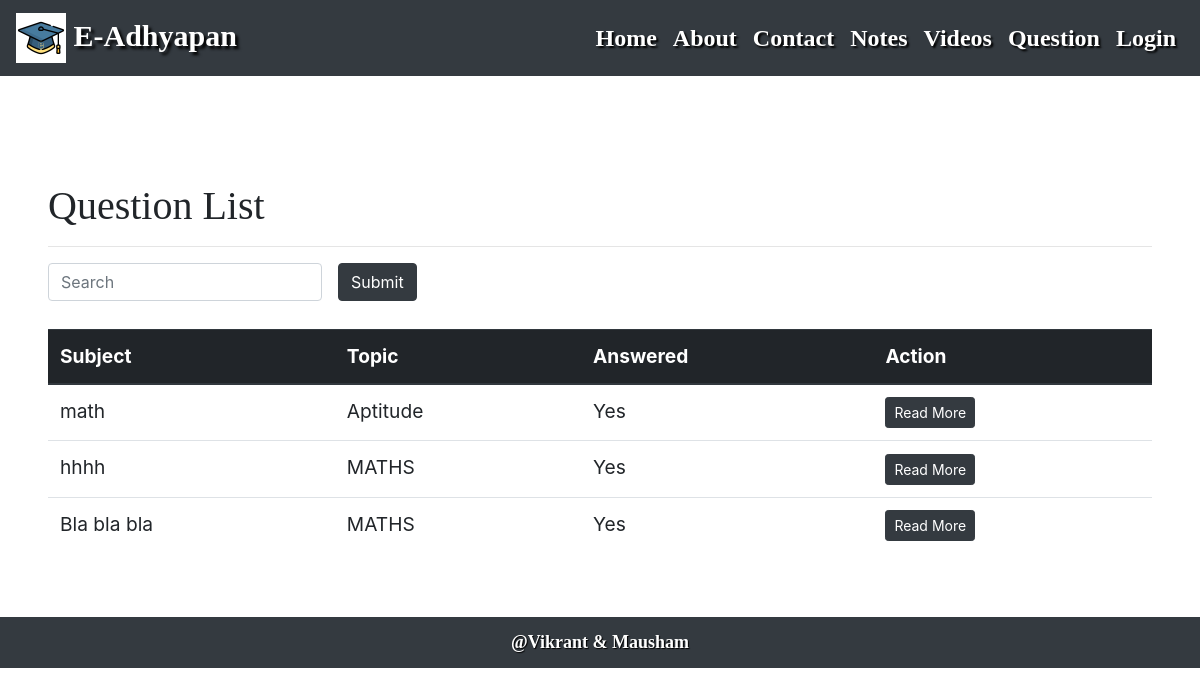
The page /learn/question/ on the database its author committed.
### learn/models.py (models this page shows)
class Question(models.Model):
    subject = models.CharField(max_length = 100)
    topic = models.ForeignKey(to=Topic, on_delete=CASCADE, null=True, blank=True)
    question = models.TextField()
    cr_date = models.DateTimeField(auto_now_add=True)
    asked_by = models.ForeignKey(to=User, on_delete=CASCADE, null=True, blank=True)
    answer = models.TextField()

class Topic(models.Model):
    name = models.CharField(max_length = 100)
    def __str__(self):
        return self.name

### learn/views.py (the view)
# urls.py: path('question/', views.QuestionListView.as_view()),
class QuestionListView(ListView):
    model = Question
    def get_queryset(self):
        si = self.request.GET.get("si")
        if si == None:
            si = ""
        return Question.objects.filter(Q(subject__icontains = si)| Q(topic__name__icontains = si)).order_by("-id")

### learn/templates/learn/question_list.html (shortened to what this page needs)
{% extends 'base.html' %}
{% block content %}
<br><br>
<div class="p-5">
<h1 class="myhead1">Question List</h1>
<hr>
<form class="form-inline">
<input class="form-control" value="{{ request.GET.si }}" placeholder="Search" type="text" name="si" />
<input class="btn btn-dark mx-3" type="submit" />
</form><br>
<table class="table table-stripped">
    <thead class="thead-dark">
        <tr>
            <th>Subject</th>
            <th>Topic</th>
            <th>Answered</th>
            <th>Action</th>
        </tr>
    </thead>
{% for n1 in question_list %}
        <tr>
            <td>{{n1.subject}}</td>
            <td>{{n1.topic}}</td>
            {% if n1.answer %}
            <td>Yes</td>
            {% else %}
            <td>No</td>
            {% endif %}
            <td><a class="btn btn-dark btn-sm" href="/learn/question/{{n1.id}}">Read More</a></td>
        </tr>
{% endfor %}
</table>
</div>
{% endblock %}

### learn/static/style.css (style rules this page uses)
body { background-image: url("/static/images/bg3.jpg"); }
.myhead1 { font-family: cursive; text-shadow: 2px 2px 2px white; }
body { font-size: 1.2em; }

### rows shown on the page
Question: subject "math", topic "Aptitude", answer "Yes"
Question: subject "hhhh", topic "MATHS", answer "Yes"
Question: subject "Bla bla bla", topic "MATHS", shows "Yes"
